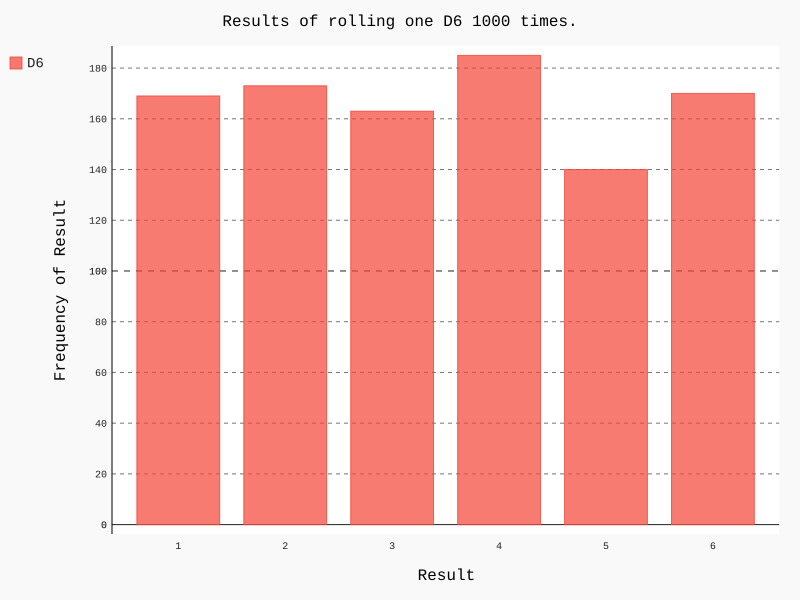

The script that drew this image:
from die import Die
import pygal


# Cria um D6
die = Die()

# Faz alguns lançamentos e armazena os resultados em ma lista
results = []
for roll_num in range(1000):
	result = die.roll()			# roll devolve um número aleatório.
	results.append(result)
# print(results)

# Analisa os resultados
frequencies = []
for value in range(1, die.num_sides+1):
	frequency = results.count(value)
	frequencies.append(frequency)
# 	print("frequency: ", frequency)
# 	print("frequencies: ", frequencies)

# print("Resultado final ==> ", frequencies)

# Visualiza os resultados
hist = pygal.Bar()

hist.title = "Results of rolling one D6 1000 times."
hist.x_labels = ['1', '2', '3', '4', '5', '6']
hist.x_title = "Result"
hist.y_title = "Frequency of Result"

hist.add('D6', frequencies)
hist.render_to_file('die_visual.svg')
